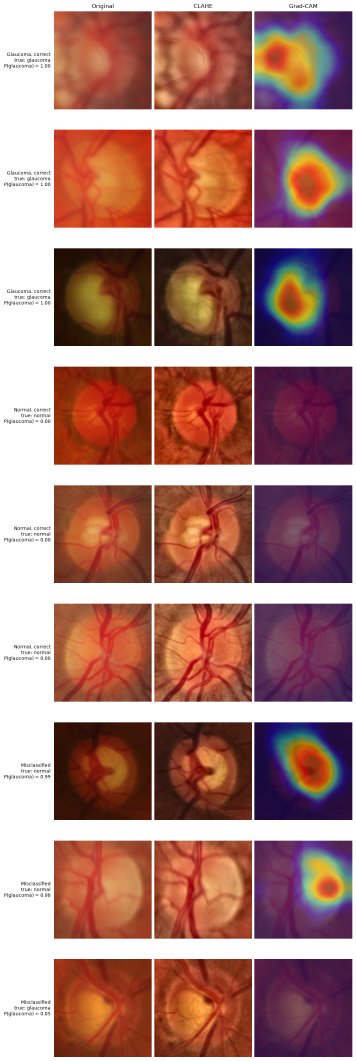
#> input picture models/gradcam_samples.png, 1068 x 3183 px (shown at 1/3 size)
$ python -i preprocessing.py   (imports and definitions only)
#> lines starting #> are read from the running program, lines starting #| are printed output that depends on the picture
#> further down, picture is the input picture: shape (3183, 1068, 3); mean B, G, R 116, 123, 170.6
"""
utils/preprocessing.py
=======================
Shared image preprocessing used by BOTH train.py and app.py, so the model always sees images prepared the same way.

Pipeline: read -> CLAHE on the L channel of CIE L*a*b* -> resize to 224 x 224 -> RGB -> float32 in [0, 1].
(The model itself rescales [0, 1] to the [-1, 1] range that MobileNetV2's ImageNet weights expect.)
"""

import cv2
import numpy as np

IMG_SIZE = 224
CLIP_LIMIT = 2.0
TILE_GRID = (8, 8)


def apply_clahe(bgr_img: np.ndarray, clip_limit: float = CLIP_LIMIT, tile_grid: tuple = TILE_GRID) -> np.ndarray:
    """
    Apply CLAHE (Contrast Limited Adaptive Histogram Equalization) on the luminance (L) channel of the LAB colour
    space. Only brightness is equalised, so the natural colours of the retina are kept.

    Args:
        bgr_img:    Input image in BGR uint8 format.
        clip_limit: Threshold for contrast limiting.
        tile_grid:  Size of the grid for histogram equalization.

    Returns:
        CLAHE-enhanced BGR uint8 image.
    """
#> called with clip_limit = 2, tile_grid = (8, 8)
    lab = cv2.cvtColor(bgr_img, cv2.COLOR_BGR2LAB)
#> lab: shape (3183, 1068, 3); mean of channels 0, 1, 2 142.7, 148.5, 141.2
    l, a, b = cv2.split(lab)
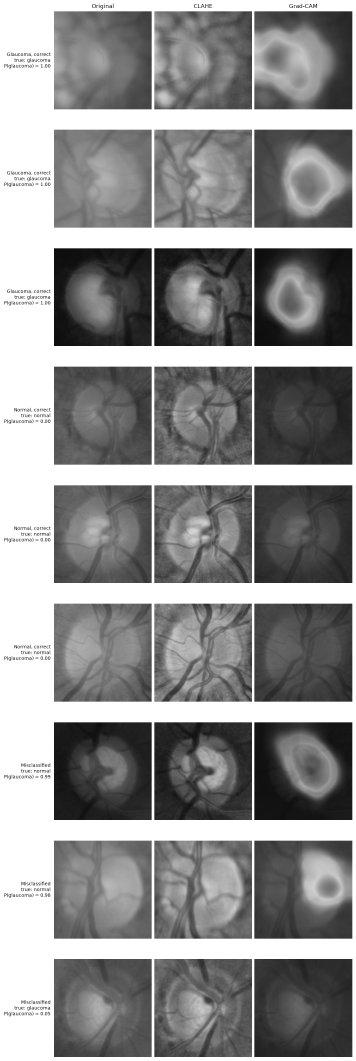
#> l: shape (3183, 1068) (shown at 1/3 size); min 0, max 255, mean 142.7
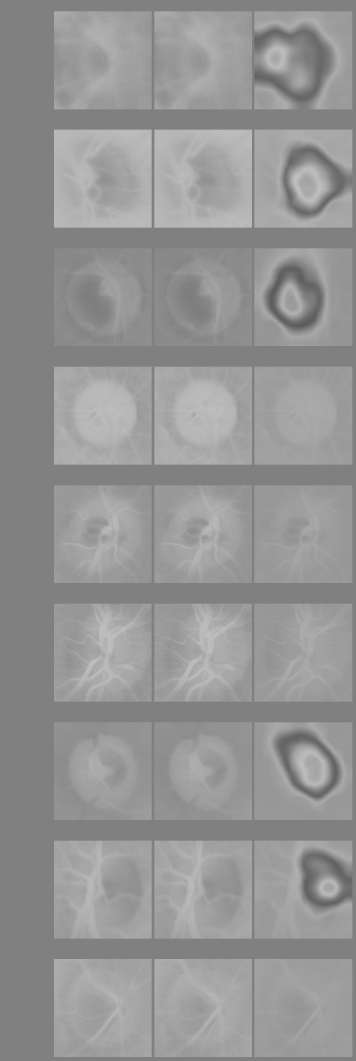
#> a: shape (3183, 1068) (shown at 1/3 size); min 91, max 194, mean 148.5
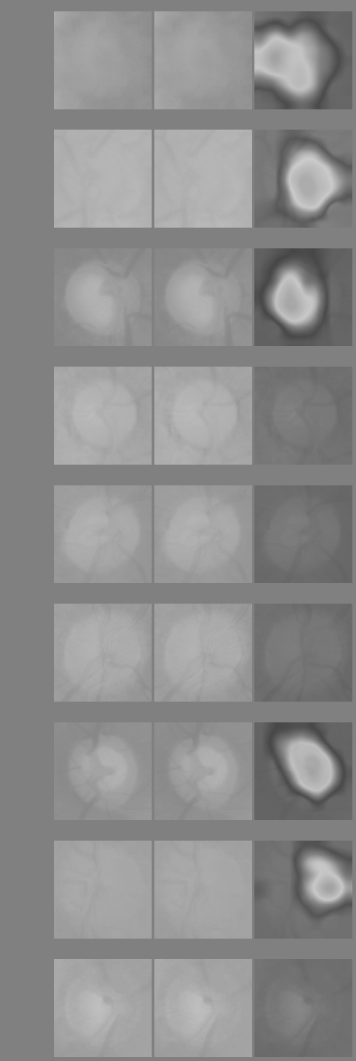
#> b: shape (3183, 1068) (shown at 1/3 size); min 70, max 204, mean 141.2
    clahe = cv2.createCLAHE(clipLimit=clip_limit, tileGridSize=tile_grid)
    merged = cv2.merge([clahe.apply(l), a, b])
#> merged: shape (3183, 1068, 3); mean of channels 0, 1, 2 152.3, 148.5, 141.2
    return cv2.cvtColor(merged, cv2.COLOR_LAB2BGR)
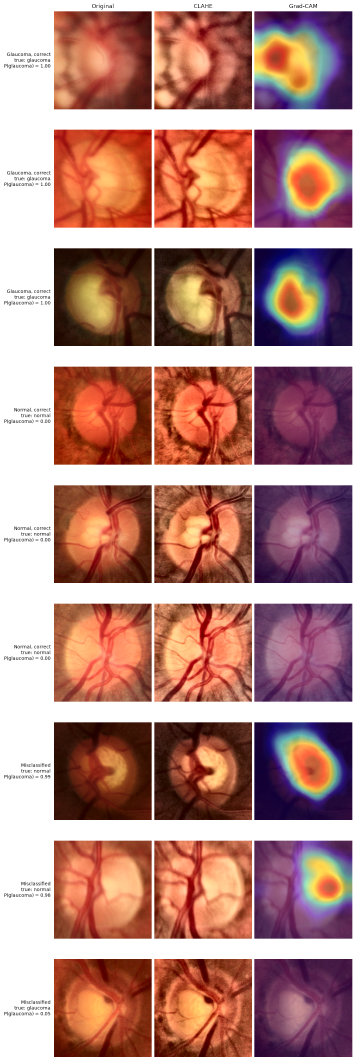
#> returned value: shape (3183, 1068, 3) (shown at 1/3 size); mean B, G, R 125.6, 132.9, 180.7


def preprocess_bgr(bgr_img: np.ndarray, img_size: int = IMG_SIZE):
    """
    CLAHE -> resize -> RGB -> [0, 1].

    Returns:
        tensor:  float32 array (img_size, img_size, 3) in [0, 1], the model input (without batch dimension).
        display: uint8 RGB array (img_size, img_size, 3) of the CLAHE-enhanced image, for visualisation.
    """
    enhanced = apply_clahe(bgr_img)
    resized = cv2.resize(enhanced, (img_size, img_size), interpolation=cv2.INTER_AREA)
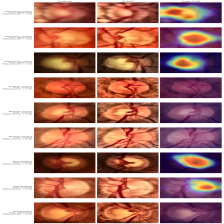
#> resized: shape (224, 224, 3); mean B, G, R 125.6, 132.9, 180.7
    display = cv2.cvtColor(resized, cv2.COLOR_BGR2RGB)
    return display.astype(np.float32) / 255.0, display


def read_bgr(image_path: str) -> np.ndarray:
    """Read an image file as BGR uint8 (works with non-ASCII Windows paths)."""
    data = np.fromfile(image_path, dtype=np.uint8)
    bgr = cv2.imdecode(data, cv2.IMREAD_COLOR) if data.size else None
    if bgr is None:
        raise FileNotFoundError(f"Cannot read image: {image_path}")
    return bgr


def preprocess(image_path: str, img_size: int = IMG_SIZE) -> np.ndarray:
    """Read an image file and return the float32 model input (img_size, img_size, 3) in [0, 1]."""
    return preprocess_bgr(read_bgr(image_path), img_size)[0]

>>> import cv2
>>> picture = cv2.imread('../models/gradcam_samples.png')
>>> result = preprocess_bgr(picture)

$ run again, on models/confusion_matrix.png
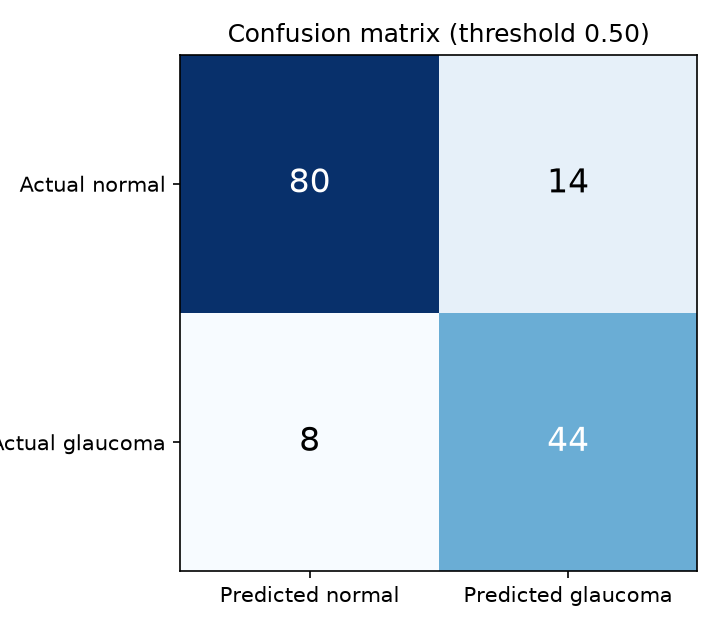
#> input picture models/confusion_matrix.png, 720 x 630 px
#> picture is the input picture: shape (630, 720, 3); mean B, G, R 221.3, 205.1, 187.5
#> lab: shape (630, 720, 3); mean of channels 0, 1, 2 206.1, 127.8, 117.5
#> in apply_clahe, `l, a, b = cv2.split(lab)`:
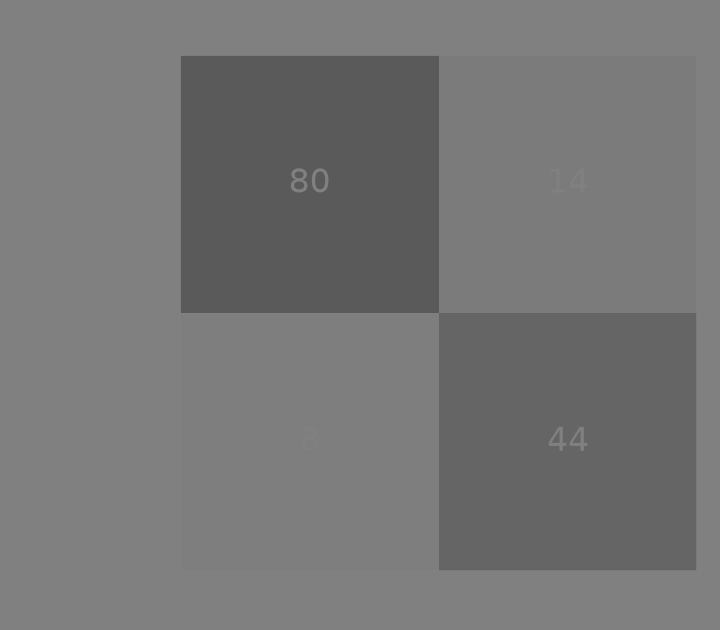
#> b: shape (630, 720); min 90, max 128, mean 117.5
#> merged: shape (630, 720, 3); mean of channels 0, 1, 2 206.8, 127.8, 117.5
#> in preprocess_bgr, `resized = cv2.resize(enhanced, (img_size, img_size), interpolation=cv2..`:
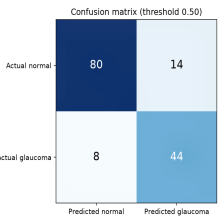
#> resized: shape (224, 224, 3); mean B, G, R 221.9, 205.9, 188.9
